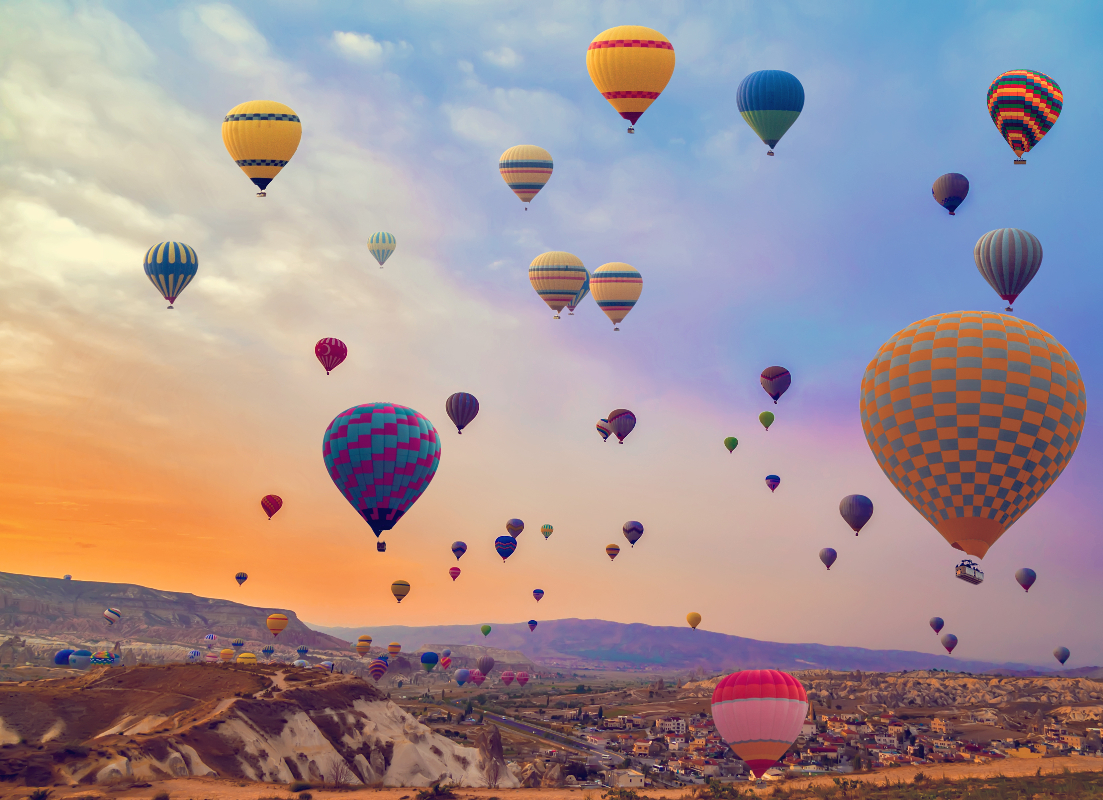
#> input picture images/balloon.jpg, 1103 x 800 px
$ python -i energy.py   (imports and definitions only)
#> lines starting #> are read from the running program, lines starting #| are printed output that depends on the picture
import cv2
import numba
import numpy as np


class EnergyCalculator(object):

    # [30 lines left out: function squared_diff, not called in this run]


class _EnergyCalculator(object):
    """
    Calculate the energy of an image.

    Args:
        np.ndarray: The image to calculate the energy of.

    Returns:
        np.ndarray: The energy of the image with the same shape as the input.
    """

    # [62 lines left out: functions squared_diff_1c, squared_diff, not called in this run]

    @staticmethod
    @numba.jit(nopython=False, forceobj=True)
    def sobel(mat: np.ndarray) -> np.ndarray:
        """
        Calculate the energy of an image using the Sobel operator.

        Args:
            mat (np.ndarray): The image to calculate the energy of.

        Returns:
            np.ndarray: The energy of the image with the same shape as the input.
        """
        b, g, r = mat[:, :, 0], mat[:, :, 1], mat[:, :, 2]

        # Calculate the Sobel operator of the image
        e_b = np.abs(cv2.Sobel(b, -1, 1, 0)) + np.abs(cv2.Sobel(b, -1, 0, 1))
        e_g = np.abs(cv2.Sobel(g, -1, 1, 0)) + np.abs(cv2.Sobel(g, -1, 0, 1))
        e_r = np.abs(cv2.Sobel(r, -1, 1, 0)) + np.abs(cv2.Sobel(r, -1, 0, 1))

        return np.divide(e_b + e_g + e_r, 3).astype(np.float32)

    # [39 lines left out: functions scharr, laplacian, not called in this run]

>>> import cv2
>>> picture = cv2.imread('../../images/balloon.jpg')
#> picture is the input picture: shape (800, 1103, 3); mean B, G, R 147.2, 145.9, 163.9
>>> result = _EnergyCalculator().sobel(picture)
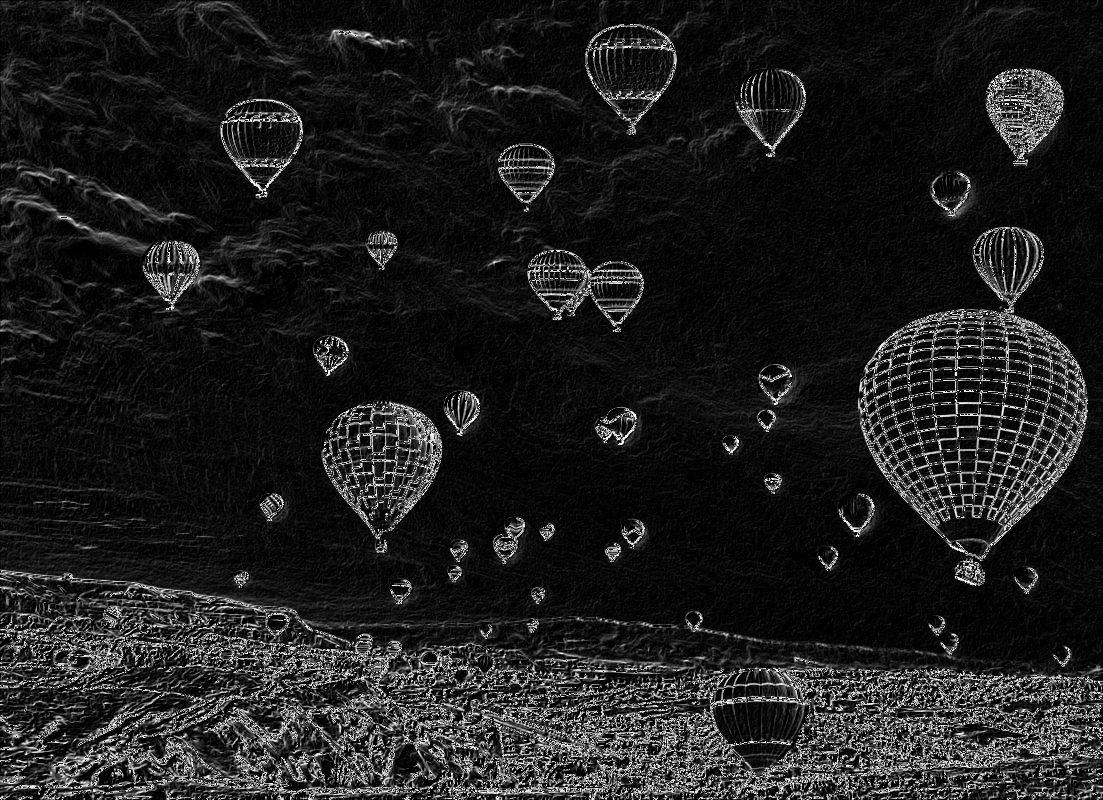
#> result: shape (800, 1103) float32; min 0, max 85, mean 10.1; drawn with min black and max white
